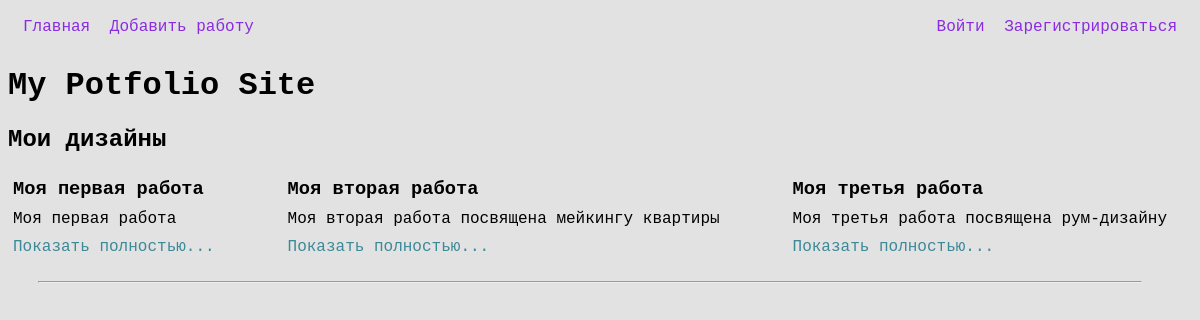
Page /works on the earlier database version.
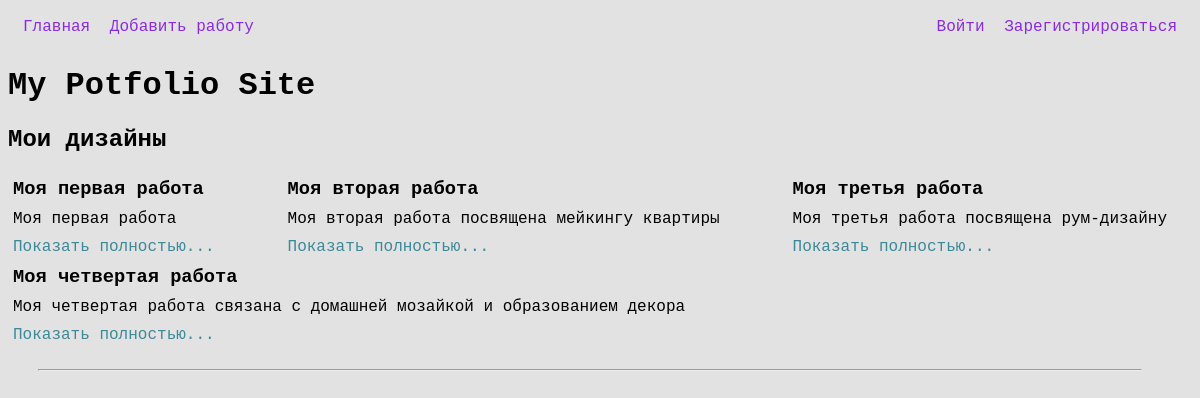
Same page on the later database version.
### tables this page shows
CREATE TABLE works (id INTEGER PRIMARY KEY AUTOINCREMENT NOT NULL, title TEXT, "desc" VARCHAR (150));

### main.py (the view)
@app.route('/works')
def index():
    src = accdb.getWorks()
    return rt('index.html', lst = src)

### dbase.py (called while the page is built)
    def getWorks(self):
        try:
            self.__cur.execute(''' SELECT id, title, desc FROM works ''')
            res = self.__cur.fetchall()
            return res
        except:
            print('Ошибка чтения в БД')
        return []

### main.py (called while the page is built)
def conndb():
    conn = sql.connect(app.config['DATABASE'])
    conn.row_factory = sql.Row
    return conn

def get_db():
    if not hasattr(g, 'link_db'):
        g.link_db = conndb()
    return g.link_db

@app.before_request
def conn_before():
    global accdb
    db = get_db()
    accdb = FDB(db)

@app.teardown_appcontext
def set_close_db(error):
    if hasattr (g, 'link_db'):
        g.link_db.close()

### templates/index.html
{% extends 'base.html' %}
{% block content %}
<h1>My Potfolio Site</h1>
<div class="container">
    <h2>Мои дизайны</h2>
    <div class="ctx-works">
        {% for i in lst %}
            <div class="card-work">
                <h3>{{ i.title }}</h3>
                <p>{{ i.desc }}</p>
                <a href='/works/{{ i.id }}'>Показать полностью...</a>
            </div>
        {% endfor %}
    </div>
</div>
<hr class="sep">
{% endblock %}

### templates/base.html (shortened to what this page needs)
<!DOCTYPE html>
<html lang="en">
<head>
    <link type="text/css" href="{{ url_for('static', filename='firstapp/style.css') }}" rel="stylesheet">
</head>
<body>
    {% block nav %}
    <div class="nav-tools">
            <div class="nav-main">
                <a href="{{ url_for('index') }}">Главная</a>
                <a href="{{ url_for('add_work') }}">Добавить работу</a>
            </div>
            <div class="nav-other">
                {% if current_user.is_anonymous %}
                <a href="/auth">Войти</a>
                <a href="/reg">Зарегистрироваться</a>
                {% endif %}
            </div>
    </div>
    {% endblock %}
    {% block content %}
    {% endblock %}
</body>
</html>

### static/firstapp/style.css (style rules this page uses)
body { background-color: rgb(226, 226, 226); font-family: 'Courier New', Courier, monospace; padding-right: 20px; }
a { text-decoration: none; }
.nav-tools { display: flex; justify-content: space-between; width: 100%; flex-direction: row; padding: 10px 10px; }
.nav-main { width: fit-content; }
.nav-other { width: fit-content; }
.nav-tools a { color: blueviolet; }
.sep { margin-left: 30px; margin-right: 30px; margin-top: 20px; }
.ctx-works { display: flex; flex-flow: row wrap; margin-top: 20px; justify-content: space-between; }
.card-work { display: flex; flex-direction: column; }
.card-work h3, p, a { margin: 5px }
.card-work a { color: rgb(60, 137, 152); }

Differences in the rows shown:
added works: title "Моя четвертая работа", desc "Моя четвертая работа связана с домашней мозайкой и образованием декора"
